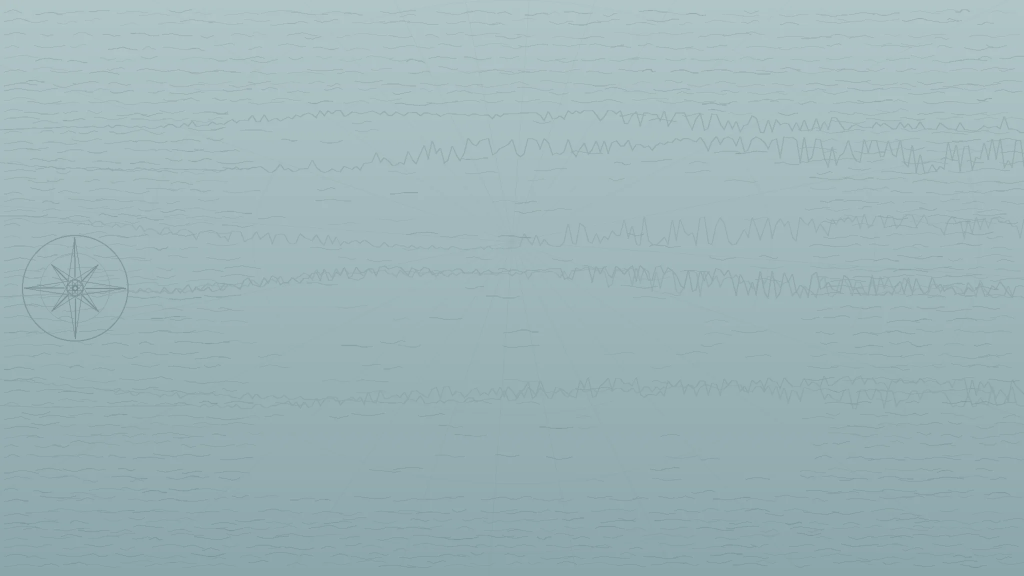
#> input picture debug/assets/board-sea.webp, 2048 x 1152 px, given in place of board-sea.png, which was not available (shown at 1/2 size)
$ python art-sea-clean.py
#> lines starting #> are read from the running program, lines starting #| are printed output that depends on the picture; after the words box and inside, x2 and y2 are one past the last pixel; in counts of white or black regions, pixels touching at a corner belong together; pictures that were not available may be replaced by others from this repository, and a replacement may not be noted
#!/usr/bin/env python
"""把手绘海图中间那个六边形框抹掉，其它一笔不动。

用法：
    pip install pillow
    python scripts/art-sea-clean.py [输出路径]

不写输出路径就覆盖 debug/assets/board-sea.webp（也就是页面正在用的那张）。

为什么抹它：海图上那个六边形是"棋盘放这里"的位置标记，但棋盘是跟着窗口缩放的
（.board-canvas 用 rem 上下留边，棋盘再按比例塞进去），固定尺寸的六边形只在某一个
窗口大小下刚好对上，换个尺寸就会错开。去掉它，罗经花、帆船、四角礁石和外框全留着。

做法：只在画面中段找墨线像素，做连通域，只保留跨幅最大的那条（六边形本身；
旁边零星的小浪纹跨幅小，留着不动），然后拿一张重度模糊的底把它糊掉。
"""
import collections
import pathlib
import sys

from PIL import Image, ImageFilter

REPO = pathlib.Path(__file__).resolve().parent.parent
DEFAULT_OUT = REPO / "debug" / "assets" / "board-sea.webp"
WANT = (2048, 1152)
LUMA_CUT = 190          # 明显比羊皮纸暗的算墨线
REGION = (0.10, 0.02, 0.90, 0.98)   # 只看中段：罗经花、帆船、礁石、外框都在外面
MIN_SPAN = 0.25         # 包围盒对角线超过画面宽度这个比例才算六边形
MAX_KB = 250


def find_source():
    for ext in (".png", ".jpg", ".jpeg", ".webp"):
        path = REPO / "raw" / f"board-sea{ext}"
        if path.exists():
            return path
    raise SystemExit("raw/ 里找不到 board-sea.png / board-sea.jpg")


def hexagon_mask(image):
    """返回六边形那一条线的掩膜（bytearray，长度 w*h）。"""
    width, height = image.size
    luma = image.convert("L").point(lambda v: 255 if v < LUMA_CUT else 0)
    data = luma.tobytes()

    x0, y0 = round(REGION[0] * width), round(REGION[1] * height)
    x1, y1 = round(REGION[2] * width), round(REGION[3] * height)

    seen = bytearray(width * height)
    mask = bytearray(width * height)
    kept = []
    min_span = width * MIN_SPAN

    for y in range(y0, y1):
        base = y * width
        row = data[base:base + width]
        x = row.find(255, x0, x1)
        while x != -1:
            index = base + x
            if not seen[index]:
                seen[index] = 1
                queue = collections.deque([(x, y)])
                pixels = []
                bx0 = bx1 = x
                by0 = by1 = y
                while queue:
                    cx, cy = queue.popleft()
                    pixels.append((cx, cy))
                    if cx < bx0: bx0 = cx
                    if cx > bx1: bx1 = cx
                    if cy < by0: by0 = cy
                    if cy > by1: by1 = cy
                    for nx, ny in ((cx + 1, cy), (cx - 1, cy), (cx, cy + 1), (cx, cy - 1)):
                        if x0 <= nx < x1 and y0 <= ny < y1:
                            n = ny * width + nx
                            if data[n] and not seen[n]:
                                seen[n] = 1
                                queue.append((nx, ny))
                span = ((bx1 - bx0) ** 2 + (by1 - by0) ** 2) ** 0.5
                if span > min_span:
                    print(f"  找到跨幅 {span:.0f}px 的线，{len(pixels)} 个墨点 -> 抹掉")
                    for cx, cy in pixels:
                        mask[cy * width + cx] = 1
                else:
                    kept.append(span)
            x = row.find(255, x + 1, x1)
    if kept:
        print(f"  留下 {len(kept)} 处小笔画（浪纹、墨点），最大跨幅 {max(kept):.0f}px")
    return mask


def inpaint(image, alpha, rounds=16, radius=4):
    """只在洞里迭代取模糊值，洞外永远保留原图 —— 周围的羊皮纸会一点点渗进洞里。

    不能直接拿"整张糊一遍"的结果去补：那样六边形本身也被糊回来，会留一道灰影。
    """
    work = image.copy()
    for _ in range(rounds):
        work = Image.composite(work.filter(ImageFilter.GaussianBlur(radius)), image, alpha)
    return work


def main():
    out = pathlib.Path(sys.argv[1]) if len(sys.argv) > 1 else DEFAULT_OUT
    source = find_source()
    image = Image.open(source).convert("RGB").resize(WANT, Image.LANCZOS)
#> image is the input picture: PIL image 2048x1152 RGB; mean R, G, B 157.2, 180.5, 184
    width, height = image.size
#> width = 2048; height = 1152
    print(f"源图 {source.name} -> {width}×{height}")
#| 源图 board-sea.png -> 2048×1152

    mask = hexagon_mask(image)
#> in hexagon_mask, `luma = image.convert("L").point(lambda v: 255 if v < LUMA_CUT else 0)`:
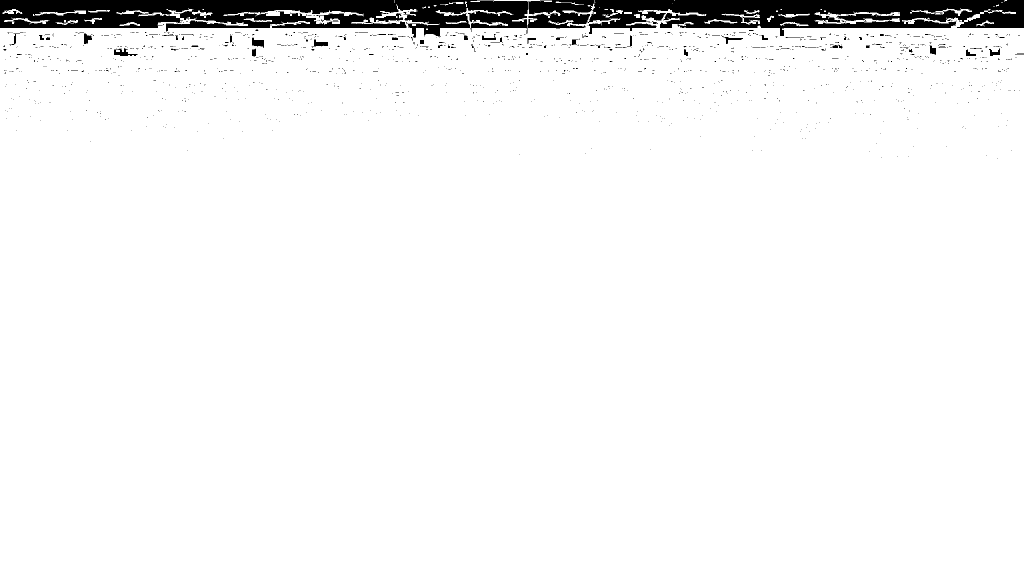
#> luma: PIL image 2048x1152 L (shown at 1/2 size); 95.5% white; 1383 black regions (1331 under 20 px), largest, box (x1, y1, x2, y2) and area: (0, 0, 2048, 76) 97070, (228, 96, 275, 112) 343, (504, 75, 528, 96) 316
#> the loop in hexagon_mask, `for y in range(y0, y1):` made 1106 passes
#> after the loop in hexagon_mask, `for y in range(y0, y1):`: kept = 112 values, max 171.5 at index 37, min 0 at index 26, mean 15.42
#|   留下 112 处小笔画（浪纹、墨点），最大跨幅 172px
    print(f"  墨线像素合计 {sum(mask)}")
#|   墨线像素合计 1756874
    if not any(mask):
        raise SystemExit("没找到那条线，检查阈值或 REGION")

    alpha = Image.frombytes("L", (width, height), bytes(255 if v else 0 for v in mask))
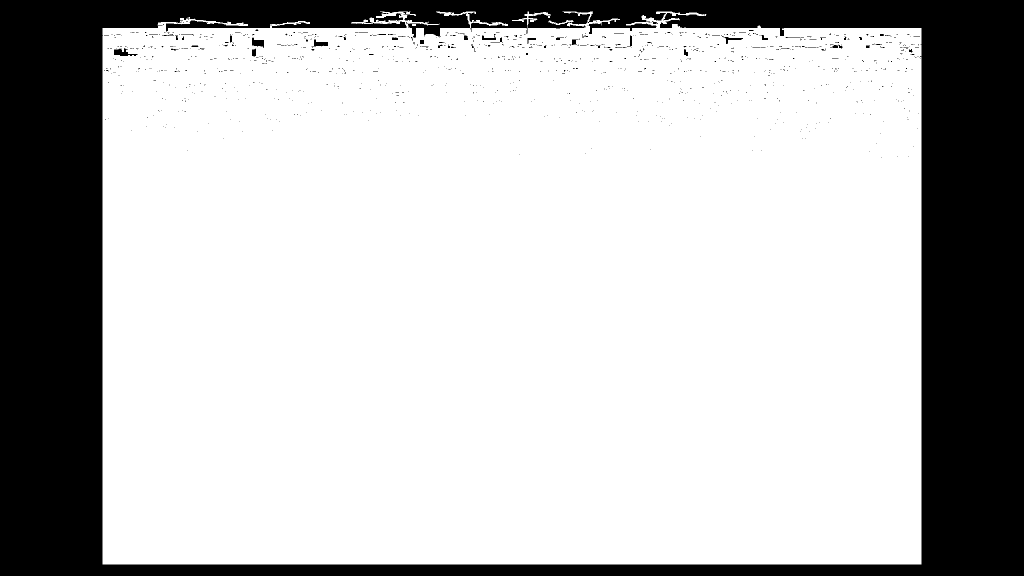
#> alpha: PIL image 2048x1152 L (shown at 1/2 size); 74.5% white; 1067 black regions (1027 under 20 px), largest, box (x1, y1, x2, y2) and area: (0, 0, 2048, 1152) 596337, (228, 96, 275, 112) 375, (504, 75, 528, 96) 316
    alpha = alpha.filter(ImageFilter.MaxFilter(7))   # 两边各长 3px，盖住抗锯齿
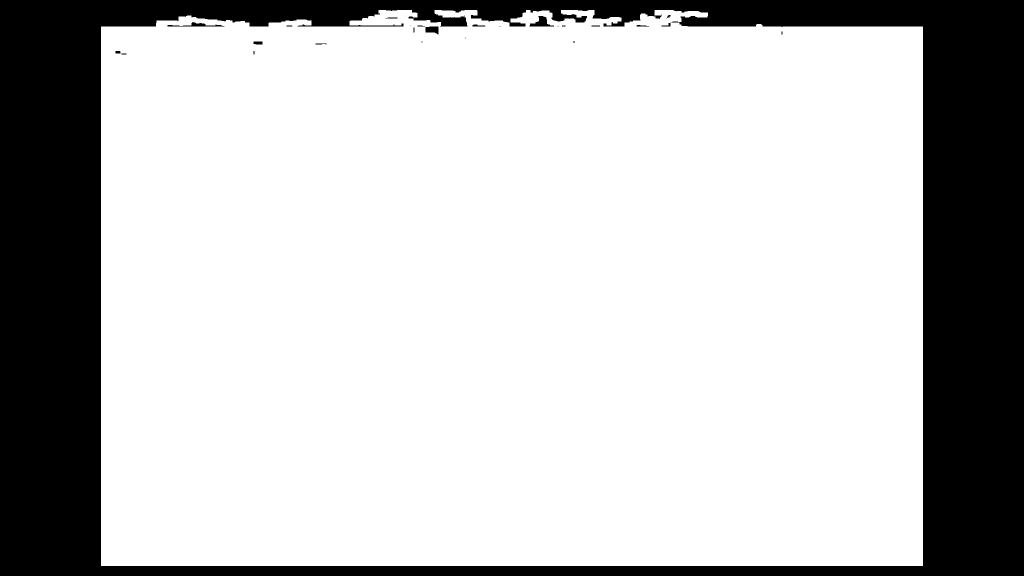
#> alpha: PIL image 2048x1152 L (shown at 1/2 size); 75.8% white; 27 black regions (10 under 20 px), largest, box (x1, y1, x2, y2) and area: (0, 0, 2048, 1152) 568404, (1059, 32, 1108, 53) 497, (335, 44, 449, 53) 372
    clean = inpaint(image, alpha)

    out.parent.mkdir(parents=True, exist_ok=True)
    for quality in (86, 80, 74, 66):
        clean.save(out, "WEBP", quality=quality, method=6)
        if out.stat().st_size <= MAX_KB * 1024:
            break
    print(f"写出 {out}  {round(out.stat().st_size / 1024)}KB")
#| 写出 debug/assets/board-sea.webp  61KB


main()
